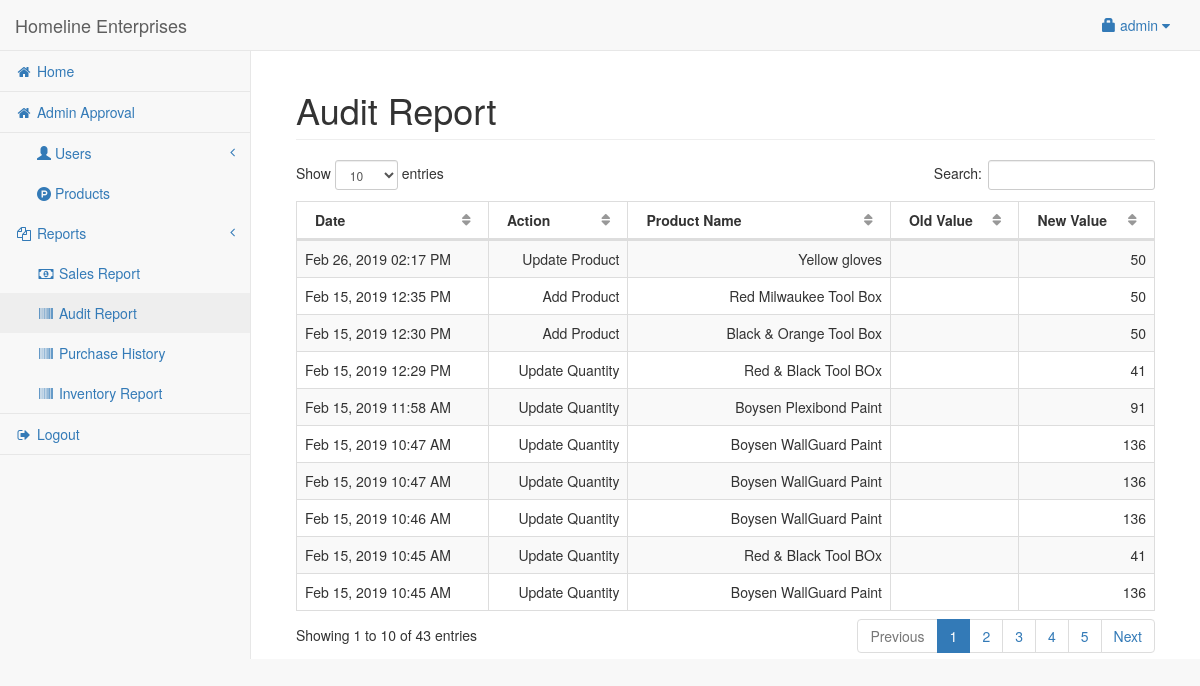
The page /admin/audit.php (signed in) on the database as committed earlier.
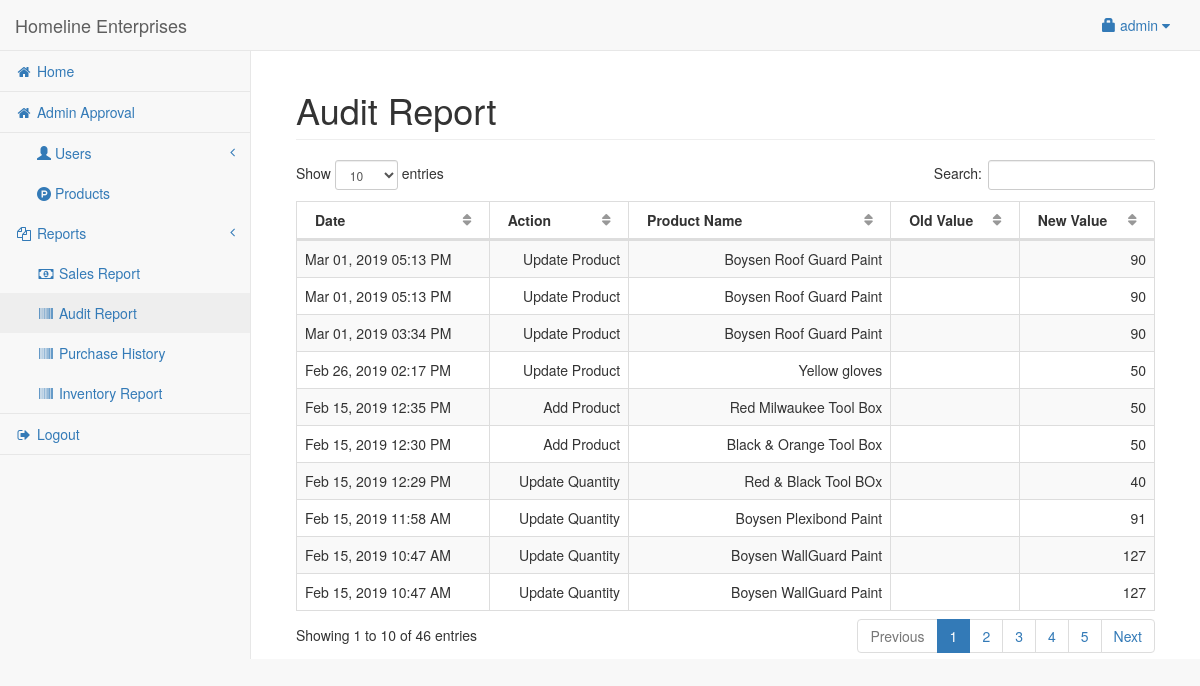
The same page on the database as committed later.
### tables this page shows
CREATE TABLE `audit` (
  `inventoryid` int(11) NOT NULL,
  `userid` int(11) NOT NULL,
  `action` varchar(50) NOT NULL,
  `productid` int(11) NOT NULL,
  `quantity` double NOT NULL,
  `inventory_date` datetime NOT NULL
);

CREATE TABLE `product` (
  `productid` int(11) NOT NULL,
  `categoryid` int(11) NOT NULL,
  `product_name` varchar(150) NOT NULL,
  `product_price` double NOT NULL,
  `product_qty` double NOT NULL,
  `photo` varchar(200) NOT NULL,
  `supplierid` int(11) NOT NULL
);

### admin/audit.php (the view, shortened to what this page needs)
<?php include('header.php'); ?>
<body>
<div id="wrapper">
<?php include('navbar.php'); ?>
<div style="height:50px;"></div>
<div id="page-wrapper">
<div class="container-fluid">
	<div class="row">
        <div class="col-lg-12">
            <h1 class="page-header">Audit Report</h1>
        </div>
    </div>
    <div class="row">
        <div class="col-lg-12">
            <table width="100%" class="table table-striped table-bordered table-hover" id="invTable">
                <thead>
                    <tr>
                        <th>Date</th>
                        <th>Action</th>
						<th>Product Name</th>
						<th>Old Value</th>
						<th>New Value</th>
                    </tr>
                </thead>
                <tbody>
				<?php
					$iq=mysqli_query($conn,"select * from audit left join product on product.productid=audit.productid order by inventory_date desc");
					while($iqrow=mysqli_fetch_array($iq)){
					?>
						<tr>
							<td><?php echo date('M d, Y h:i A',strtotime($iqrow['inventory_date'])); ?></td>
							<td align="right"><?php echo $iqrow['action']; ?></td>
							<td align="right"><?php echo $iqrow['product_name']; ?></td>
							<td align="right"><?php echo $iqrow['old_values']; ?></td>
							<td align="right"><?php echo $iqrow['product_qty']; ?></td>
						</tr>
					<?php
					}
				?>
                </tbody>
            </table>
        </div>
    </div>
</div>
</div>
</div>
</body>
</html>

Rows that differ between the two databases and show on the page:
no longer on this page (row unchanged): audit: inventory_date "Feb 15, 2019 10:46 AM", action "Update Quantity", productid.product_name "Boysen WallGuard Paint", productid.product_qty "136"
no longer on this page (row unchanged): audit: inventory_date "Feb 15, 2019 10:45 AM", action "Update Quantity", productid.product_name "Red & Black Tool BOx", productid.product_qty "41"
no longer on this page (row unchanged): audit: inventory_date "Feb 15, 2019 10:45 AM", action "Update Quantity", productid.product_name "Boysen WallGuard Paint", productid.product_qty "136"
added audit: inventory_date "Mar 01, 2019 05:13 PM", action "Update Product", productid.product_name "Boysen Roof Guard Paint", productid.product_qty "90"
added audit: inventory_date "Mar 01, 2019 05:13 PM", action "Update Product", productid.product_name "Boysen Roof Guard Paint", productid.product_qty "90"
added audit: inventory_date "Mar 01, 2019 03:34 PM", action "Update Product", productid.product_name "Boysen Roof Guard Paint", productid.product_qty "90"
changed through a linked row, audit "Feb 15, 2019 12:29 PM": productid.product_qty "41" → "40"
changed through a linked row, audit (number 9 of 10 on the later page): productid.product_qty "136" → "127"
changed through a linked row, audit (number 10 of 10 on the later page): productid.product_qty "136" → "127"
Other text that changed with them:
text written by a page script: "Show entries Search: Showing 1 to 10 of 43 entries Previous 1 2 3 4 5 Next" → "Show entries Search: Showing 1 to 10 of 46 entries Previous 1 2 3 4 5 Next"
